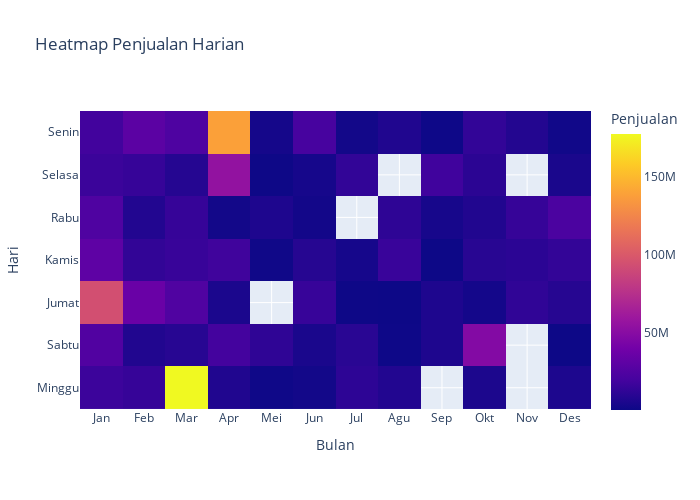

The notebook cell this image was saved under:
### Code cell
import plotly.express as px
import pandas as pd
import numpy as np

# Baca data
df = pd.read_excel("/home/muhammadkrisnanda/Downloads/Tokokita.xlsx")
df['Tanggal'] = pd.to_datetime(df['Tanggal'])

# Buat pivot table untuk heatmap
pivot = df.pivot_table(values='Penjualan', index=df['Tanggal'].dt.dayofweek, 
                       columns=df['Tanggal'].dt.month, aggfunc='sum')

# Bikin mapping bulan
bulan_map = {1:'Jan', 2:'Feb', 3:'Mar', 4:'Apr', 5:'Mei', 6:'Jun', 
             7:'Jul', 8:'Agu', 9:'Sep', 10:'Okt', 11:'Nov', 12:'Des'}

# Bikin list label x yang sesuai dengan data
x_labels = [bulan_map[bulan] for bulan in pivot.columns]

# Update kode untuk bikin heatmap
fig = px.imshow(pivot, labels=dict(x="Bulan", y="Hari", color="Penjualan"),
                x=x_labels,  # Pake x_labels yang udah kita bikin
                y=['Senin', 'Selasa', 'Rabu', 'Kamis', 'Jumat', 'Sabtu', 'Minggu'],
                title="Heatmap Penjualan Harian")
fig.update_layout(height=500, width=700)
fig.show()

### Figure 1 — Plotly figure (JSON) as saved in the notebook; plotly's stock layout.template omitted (floating-point values rounded to 4 significant figures)
{"data": [{"coloraxis": "coloraxis", "hovertemplate": "Bulan: %{x}<br>Hari: %{y}<br>Penjualan: %{z}<extra></extra>", "name": "0", "type": "heatmap", "x": ["Jan", "Feb", "Mar", "Apr", "Mei", "Jun", "Jul", "Agu", "Sep", "Okt", "Nov", "Des"], "xaxis": "x", "y": ["Senin", "Selasa", "Rabu", "Kamis", "Jumat", "Sabtu", "Minggu"], "yaxis": "y", "z": [[18851500, 29498000, 23843700, 138797000, 3240000, 20655400, 2481000, 7276000, 1038800, 13455500, 8039100, 1833000], [16391000, 14848000, 8962500, 54739000, 938000, 3602000, 13418000, null, 18316900, 10817000, null, 5080600], [24320000, 7980000, 14680900, 2504000, 6589000, 2601000, null, 12003100, 4165500, 7481500, 14581000, 22281000], [30762050, 13264000, 15287100, 18019000, 1519000, 9079900, 3812400, 15799200, 582000, 10000000, 10945000, 13827500], [94207600, 36034400, 24679050, 5444000, null, 14921000, 972000, 658000, 6488000, 3017000, 12822000, 9061000], [25269500, 7400000, 9418000, 19514500, 12366000, 4902500, 10187500, 1002000, 6530000, 47728000, null, 610000], [16845300, 14724500, 177535000, 7215000, 1416000, 2529500, 11723200, 7884000, null, 5781000, null, 6146700]]}], "layout": {"coloraxis": {"colorbar": {"title": {"text": "Penjualan"}}, "colorscale": [[0, "#0d0887"], [0.1111, "#46039f"], [0.2222, "#7201a8"], [0.3333, "#9c179e"], [0.4444, "#bd3786"], [0.5556, "#d8576b"], [0.6667, "#ed7953"], [0.7778, "#fb9f3a"], [0.8889, "#fdca26"], [1, "#f0f921"]]}, "height": 500, "title": {"text": "Heatmap Penjualan Harian"}, "width": 700, "xaxis": {"anchor": "y", "constrain": "domain", "domain": [0, 1], "scaleanchor": "y", "title": {"text": "Bulan"}}, "yaxis": {"anchor": "x", "autorange": "reversed", "constrain": "domain", "domain": [0, 1], "title": {"text": "Hari"}}}}
